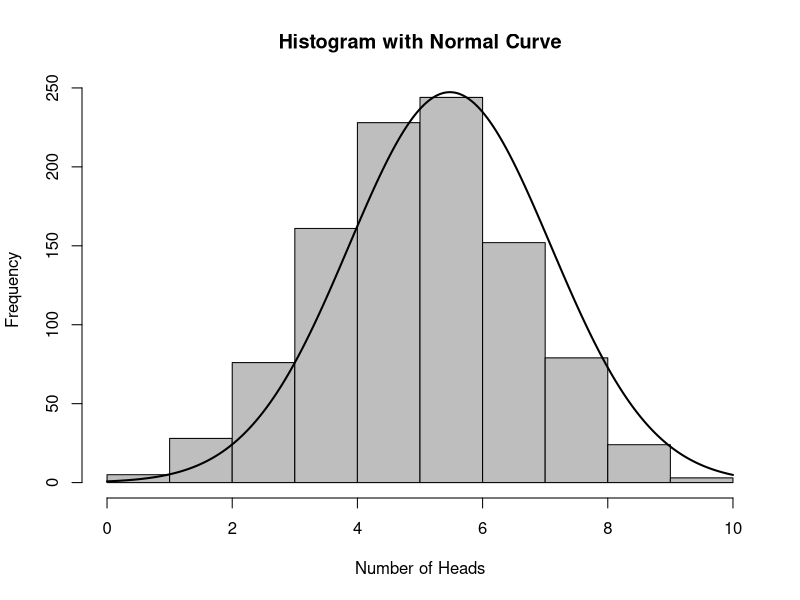

Recreate this plot in R.
N_TOSSES = 10
N_SIMULATIONS = 1000
coinTosses = rbinom(N_SIMULATIONS, N_TOSSES, 0.55)
h<-hist(coinTosses, breaks=10, col="grey",
  xlab="Number of Heads",
  main="Histogram with Normal Curve")
xfit<-seq(min(coinTosses),max(coinTosses),length=1000)
yfit<-dnorm(xfit,mean=mean(coinTosses),sd=sd(coinTosses))
yfit <- yfit*diff(h$mids[1:2])*length(coinTosses)
lines(xfit, yfit, col="black", lwd=2)